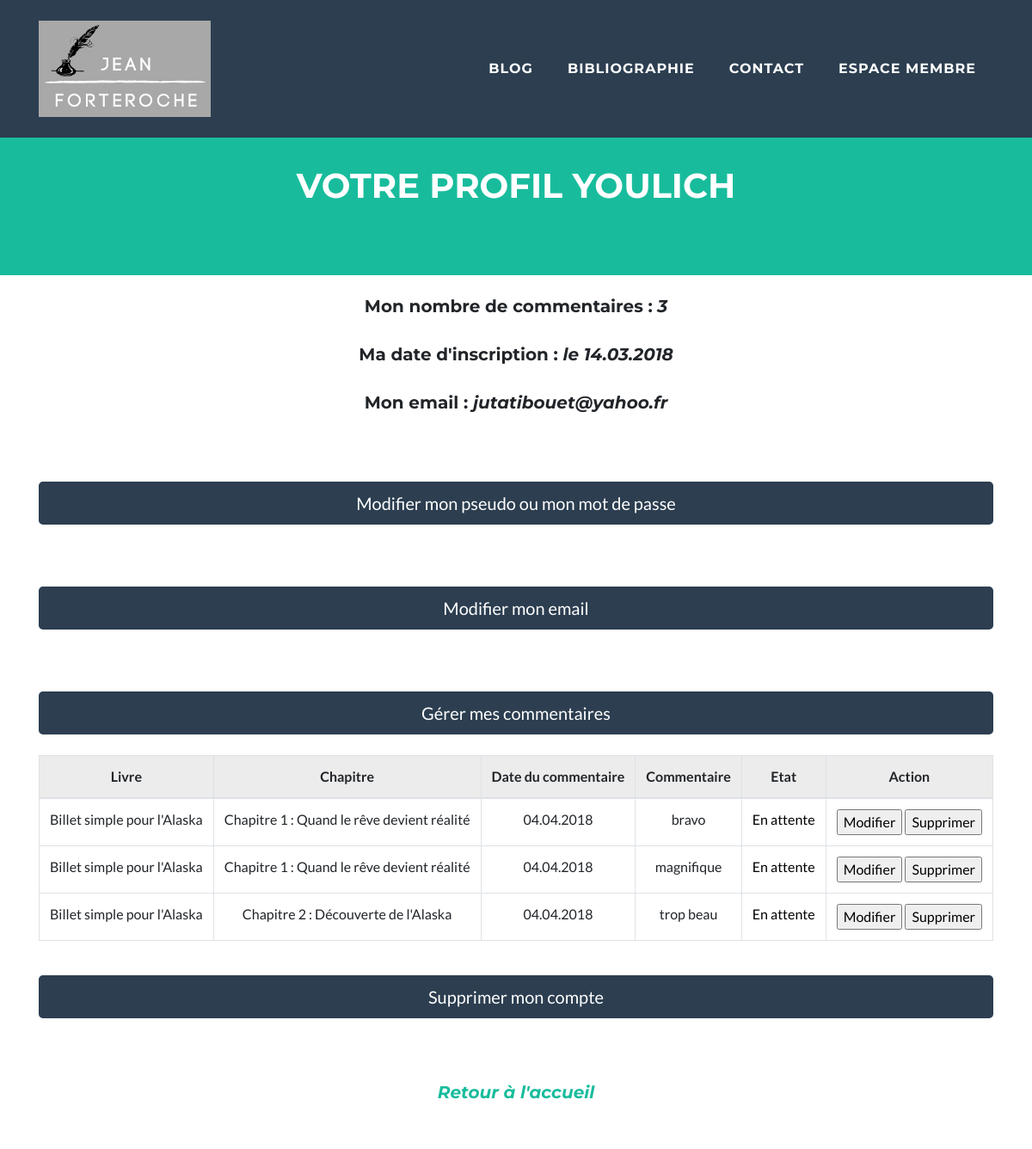
Before: /index.php?action=boutonafficherlescommentaires (signed in, upper part) with the older database file.
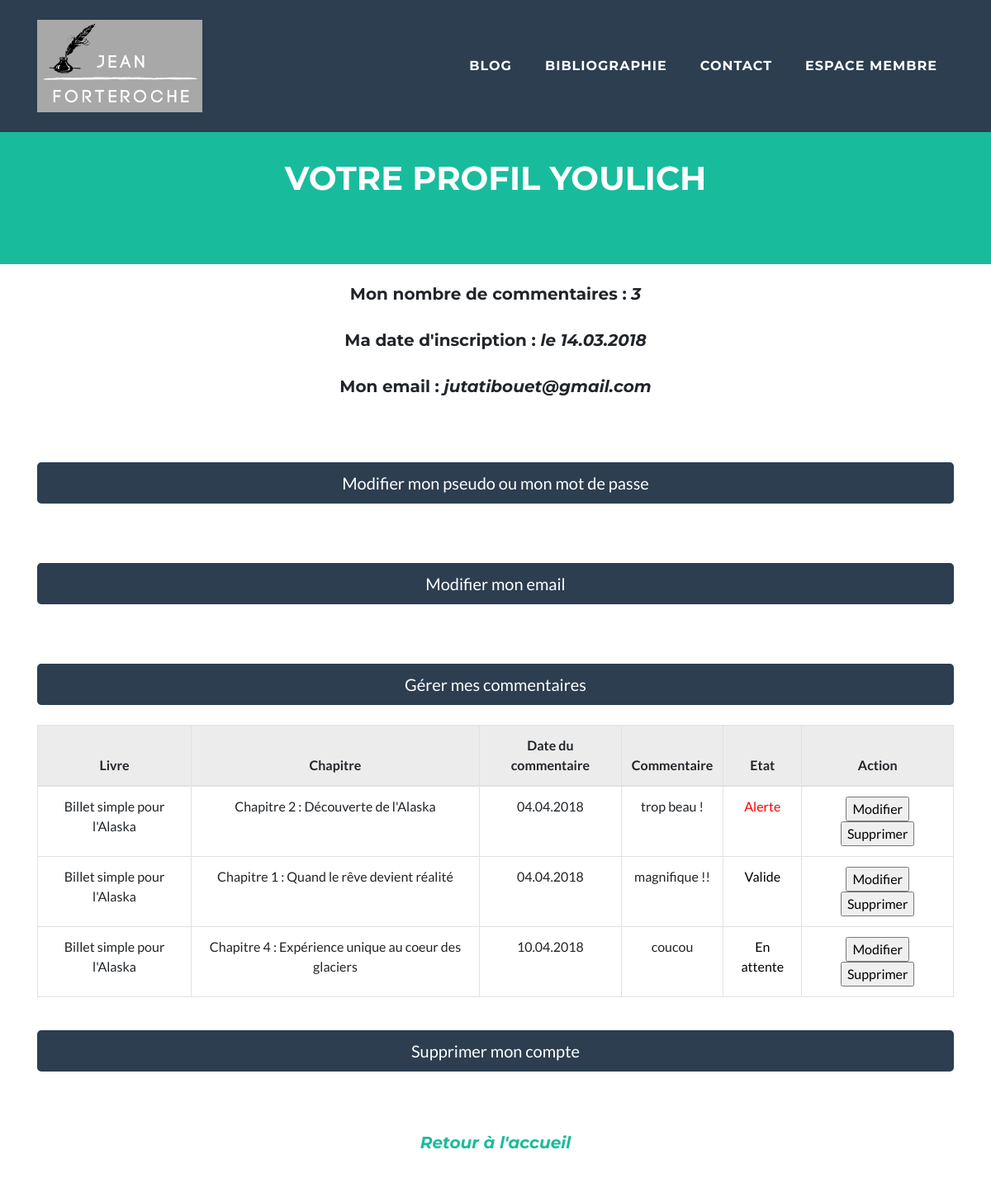
After: the same page with the newer database file.
### tables this page shows
CREATE TABLE IF NOT EXISTS `books` (
  `id` int(11) NOT NULL AUTO_INCREMENT,
  `title` varchar(255) NOT NULL,
  PRIMARY KEY (`id`)
);

CREATE TABLE IF NOT EXISTS `comments` (
  `id` int(11) NOT NULL AUTO_INCREMENT,
  `comment` text NOT NULL,
  `commentDate` datetime NOT NULL,
  `chapterId` int(11) NOT NULL,
  `membreId` int(11) NOT NULL,
  `membrePseudo` varchar(255) NOT NULL,
  `statut` enum('En attente','Valide','Refus','Alerte') NOT NULL,
  PRIMARY KEY (`id`)
);

CREATE TABLE IF NOT EXISTS `chapters` (
  `id` int(11) NOT NULL AUTO_INCREMENT,
  `chapterDate` date DEFAULT NULL,
  `title` varchar(255) DEFAULT NULL,
  `content` text,
  `resum` text,
  `nbcomms` int(11) DEFAULT NULL,
  `bookId` int(11) DEFAULT NULL,
  `imageId` int(11) DEFAULT NULL,
  PRIMARY KEY (`id`)
);

### controler/Frontend.php (called while the page is built, shortened)
<?php
require_once('Autoload.php');
Class Frontend
{
    public function boutonafficherlescommentaires()
    {
        $membreManager = new MembreManager();
        $membre = $membreManager->getMembre($_SESSION['id']);
        $commentManager = new CommentManager();
        $commentsMembre = $commentManager->getCommentsMembre($_SESSION['id']);
        $nbComms = $membreManager->CountCommentsMembre($_SESSION['id']);
        require ('view/frontend/boutonafficherlescommentaires.php');
    }
}

### index.php (called while the page is built, shortened)
<?php
require_once("controler/Autoload.php");
$router = new \router\Router();
$router->diriger();

### model/MembreManager.php (called while the page is built, shortened)
<?php
class MembreManager extends DbConnect
{
    public function getMembre($id) {
        $db = $this->dbConnect();
        $PDOStatement = $db->prepare('SELECT * FROM membres WHERE id= ? ');
        $PDOStatement->execute(array($id));
        while ($data = $PDOStatement->fetch(\PDO::FETCH_ASSOC)) {
            $membre = new Membres();
            $membre->hydrate($data);
        }
        return $membre;
    }
        public function CountCommentsMembre($membreId)
        {
            $pdo = $this->dbConnect();
            $PDOStatement = $pdo->prepare('SELECT COUNT(*) AS total FROM comments WHERE membreId = ?');
            $PDOStatement->execute(array($membreId));
            $data = $PDOStatement->fetch();
            return $data['total'];
        }
}

### controler/Autoload.php (called while the page is built, shortened)
<?php
class Autoload
{
    static function chargerClass($class)
    {
        $file = str_replace('\\','/',$class);
        $file = ltrim($file,'/');
    }
}

### entity/Membres.php (called while the page is built, shortened)
<?php
class Membres
{
    private $dateInscription;
    public function hydrate(array $donnees)
    {
        foreach ($donnees as $key => $value)
        {
            $method = 'set'.ucfirst($key);
        }
    }
    public function getDateInscription()
    {
        return $this->dateInscription;
    }
    public function setDateInscription ($dateInscription)
    {
        $this->dateInscription = $dateInscription;
    }
}

### model/CommentManager.php (called while the page is built, shortened)
<?php
class CommentManager extends DbConnect
{
    public function getCommentsMembre($membreId)
    {
        $commentsMembre = array();
        $db = $this->dbConnect();
        $req = $db->prepare('SELECT * FROM comments WHERE membreId = ? ORDER BY statut DESC');
        $req->execute(array($membreId));
        while ($data = $req->fetch()) {
            $comment = new Comment();
            $comment->hydrate($data);
            $commentsMembre[] = $comment;
            $chapterManager = new ChapterManager();
            $chapter = $chapterManager->getChapter($comment->getChapterId());
            $bookManager = new BooksManager();
            $book = $bookManager->getBook($chapter->getBookId());
        }
        return $commentsMembre;
    }
}

### entity/Comment.php (called while the page is built, shortened)
<?php
class Comment
{
    private $id;
    private $comment;
    private $commentDate;
    private $statut;
    private $chapter;
    private $book;
    public function hydrate(array $donnees)
    {
        foreach ($donnees as $key => $value)
        {
            $method = 'set'.ucfirst($key);
        }
    }
    public function getStatut ()
    {
        return $this->statut;
    }
    public function setStatut ($statut)
    {
        $this->statut = $statut;
    }
    public function getId ()
    {
        return $this->id;
    }
    public function setId ($id)
    {
        $this->id = $id;
    }
    public function getComment ()
    {
        return $this->comment;
    }
    public function setComment ($comment)
    {
        $this->comment = $comment;
    }
    public function getCommentDate()
    {
        return $this->commentDate;
    }
    public function setCommentDate ($commentDate)
    {
        $this->commentDate = $commentDate;
    }
    public function getChapter ()
    {
        return $this->chapter;
    }
    public function setChapter ($chapter)
    {
        $this->chapter = $chapter;
    }
    public function getBook ()
    {
        return $this->book;
    }
    public function setBook ($book)
    {
        $this->book = $book;
    }
}

### model/ChapterManager.php (called while the page is built, shortened)
<?php
class ChapterManager extends DbConnect
{
    public function getChapter ($chapterId)
    {
        $db = $this->dbConnect();
        $req = $db->prepare('SELECT id, title, resum, bookId, content, imageId,  DATE_FORMAT(chapterDate, \'%d/%m/%Y / %HH%imin\') AS chapterDatefr FROM chapters WHERE id = ?');
        $req->execute(array($chapterId));
        while ($data = $req->fetch()) {
            $chapterselect = new Chapter();
            $chapterselect->hydrate($data);
        }
        return $chapterselect;
    }
}

### entity/Chapter.php (called while the page is built, shortened)
<?php
class Chapter
{
    private $title;
    public function hydrate(array $donnees)
    {
        foreach ($donnees as $key => $value)
        {
            $method = 'set'.ucfirst($key);
        }
    }
    public function getTitle()
    {
        return $this->title;
    }
    public function setTitle($title)
    {
        $this->title = $title;
    }
}

### model/BooksManager.php (called while the page is built, shortened)
<?php
class BooksManager extends DbConnect
{
    public function getBook($Id)
    {
        $db = $this->dbConnect();
        $req = $db->prepare('SELECT * FROM books WHERE id = ?');
        $req->execute(array($Id));
        while ($data = $req->fetch()) {
            $book = new Books();
            $book->hydrate($data);
        }
        return $book;
    }
}

### entity/Books.php (called while the page is built, shortened)
<?php
class Books
{
 private $title;
    public function hydrate(array $donnees)
    {
        foreach ($donnees as $key => $value)
        {
            $method = 'set'.ucfirst($key);
        }
    }
    public function getTitle ()
    {
        return $this->title;
    }
    public function setTitle ($title)
    {
        $this->title = $title;
    }
}

### view/frontend/boutonafficherlescommentaires.php (the view, shortened to what the changed rows need)
<!DOCTYPE html>
<html lang="fr">
<?php require('Header.php'); ?>
<header class="bg-primary text-white">
    <div class="container text-center">
        <br/><br/><br/>
        <h1>Votre profil <?php echo $_SESSION['pseudo']?></h1>
        <br/><br/><br/>
    </div>
</header>
<br/>
<body class="top">
<div align="center">
    <h5>Mon nombre de commentaires : <em> <?php echo $nbComms ?></em></h5><br/>
    <h5>Ma date d'inscription : <em>le <?php $date = date_create($membre->getDateInscription()) ;
            echo date_format($date,'d.m.Y'); ?></em></h5><br/>
    <h5> Mon email : <em><?php echo $_SESSION['email']?></em></h5><br/>
</div>
<br/><br/>
<div class="container">
        <a href="index.php?action=boutonmodifpseudomdp">
            <input type="button" class="btn btn-secondary btn-lg btn-block" name= "button" value="Modifier mon pseudo ou mon mot de passe"></a>
    <br/><br/><br/>
    <a href="index.php?action=boutonmodifiermail">
            <input type="button" class="btn btn-secondary btn-lg btn-block" name= "button" value="Modifier mon email"></a>
    <br/><br/><br/>
    <a href="index.php?action=boutonafficherlescommentaires">
            <input type="button" class="btn btn-secondary btn-lg btn-block" name= "button" value="Gérer mes commentaires"></a>
    <br/>
    <form action="index.php?action=listcommentsmembre&amp;idmembre=<?= $_SESSION['id']?>" method="post">
        <table class="table table-bordered text-center">
            <thead class="thead table-active">
            <tr>
                <th>Livre</th>
                <th>Chapitre</th>
                <th>Date du commentaire</th>
                <th>Commentaire</th>
                <th>Etat</th>
                <th colspan="2">Action</th>
            </tr>
            </thead>
            <tbody>
            <?php
            foreach ($commentsMembre as $comment)
            {
                ?>
                <tr>
                    <td>
                        <?php echo $comment->getBook()->getTitle(); ?>
                    </td>
                    <td>
                        <?php echo $comment->getChapter()->getTitle(); ?>
                    </td>
                    <td>
                        <?php $date =  date_create($comment->getCommentDate());
                        echo date_format($date,'d.m.Y'); ?>
                    </td>
                    <td>
                        <?php echo $comment->getComment(); ?>
                    </td>
                    <?php $statut = $comment->getStatut();
                    if ($statut == 'Alerte') { ?>
                        <td style="color :red;">
                            <?php echo $comment->getStatut(); ?>
                        </td> <?php } else { ?>
                        <td style="color :black;">
                            <?php echo $comment->getStatut(); ?>
                        </td> <?php
                    } ?>
                    <td>
                        <a href="index.php?action=Comment&amp;numComm=<?php echo $comment->getId(); ?>"><input type="button" value="Modifier"></a>
                        <a href="index.php?action=deletecomment&amp;id=<?php echo $comment->getId(); ?>"><input type="button" value="Supprimer"></a>
                    </td>
                </tr>
                <?php } ?>
            </tbody>
        </table>
        <br/>
        <a href="index.php?action=boutonsupprimerprofil">
                <input type="button" class="btn btn-secondary btn-lg btn-block" name= "button" value="Supprimer mon compte"</a>
        <br/><br/><br/>
        <div id="endpage" class="col-lg-4 mx-auto" align="center">
            <?php if (isset($_SESSION['error'])){ ?>
            <div class="alert alert-danger">
                <?php echo $_SESSION['error'];} ?></div>
            <?php unset($_SESSION['error']);?></div>
        <div class="col-lg-4 mx-auto" align="center">
            <?php if (isset($_SESSION['success'])){?>
            <div class="alert alert-success">
                <?php echo $_SESSION['success'];} ?></div>
        <div align="center">
            <h5><em><a href="index.php?action=accueil">Retour à l'accueil</em></h5>
        </div>
<br/>
<br/>
<?php include('Footer.php');?>
</body>
</html>

Changed rows visible on the page:
removed comments: $comment->getBook()->getTitle() "Billet simple pour l'Alaska", chapterId.title "Chapitre 1 : Quand le rêve devient réalité", commentDate "04.04.2018", comment "bravo", statut "En attente"
changed comments "Chapitre 2 : Découverte de l'Alaska": comment "trop beau" → "trop beau !"; statut "En attente" → "Alerte"; moves up the list
changed comments "Chapitre 1 : Quand le rêve devient réalité": comment "magnifique" → "magnifique !!"; statut "En attente" → "Valide"
added comments: $comment->getBook()->getTitle() "Billet simple pour l'Alaska", chapterId.title "Chapitre 4 : Expérience unique au coeur des glaciers", commentDate "10.04.2018", comment "coucou", statut "En attente"
Other visible differences:
$_SESSION['email']: "jutatibouet@yahoo.fr" → "jutatibouet@gmail.com"
